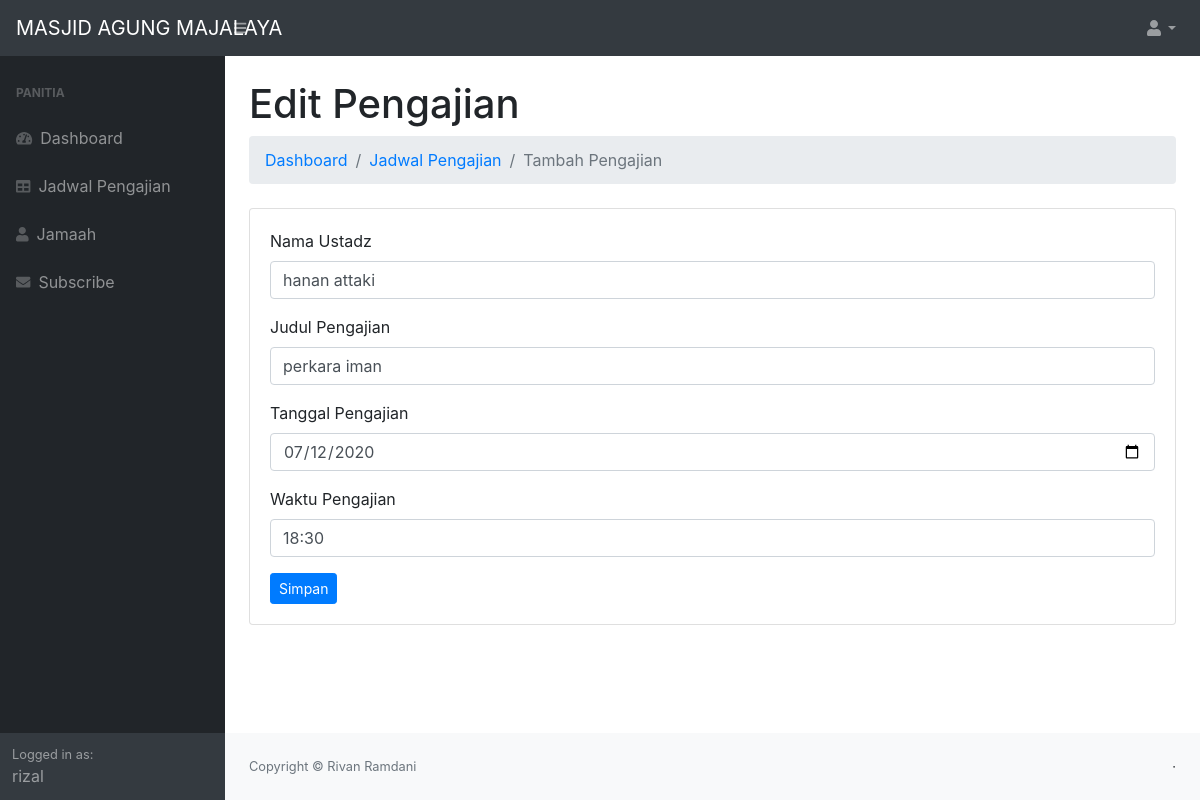
/panitia/jadwal-pengajian/edit.php?id=11 (signed in), run on the app's committed database.
### tables this page shows
CREATE TABLE `pengajian` (
  `id_pengajian` int(11) NOT NULL,
  `nama_ustadz` varchar(128) NOT NULL,
  `judul_pengajian` varchar(256) NOT NULL,
  `tanggal_pengajian` date NOT NULL,
  `jam` varchar(10) NOT NULL
);

### panitia/jadwal-pengajian/edit.php (the view, shortened to what this page needs)
<?php
    require '../../function/koneksi.php';
	require '../../templates/header.php';
	require '../../templates/sidebar.php';
    $id = $_GET['id'];
    $query = mysqli_query($koneksi, "SELECT * FROM pengajian WHERE id_pengajian = '$id'");
    $row = mysqli_fetch_assoc($query);
?>
<div id="layoutSidenav_content">
        <main>
            <div class="container-fluid">
                <h1 class="mt-4">Edit Pengajian</h1>
                <ol class="breadcrumb mb-4">
                    <li class="breadcrumb-item"><a href="<?php echo base_url; ?>panitia/dashboard.php">Dashboard</a></li>
                    <li class="breadcrumb-item"><a href="<?php echo base_url; ?>panitia/jadwal-pengajian">Jadwal Pengajian</a></li>
                    <li class="breadcrumb-item active">Tambah Pengajian</li>
                </ol>
                <div class="card mb-4">
                    <div class="card-body">
                    	<form action="" method="post">
                    		<div class="form-group">
                    			<label>Nama Ustadz</label>
                    			<input type="text" name="nama_ustadz" class="form-control" value="<?php echo $row['nama_ustadz']; ?>">
                    		</div>
                    		<div class="form-group">
                    			<label>Judul Pengajian</label>
								<input type="text" name="judul_pengajian" class="form-control" value="<?php echo $row['judul_pengajian']; ?>">
                    		</div>
                    		<div class="form-group">
                    			<label>Tanggal Pengajian</label>
								<input type="date" name="tanggal_pengajian" class="form-control" value="<?php echo $row['tanggal_pengajian']; ?>">
                    		</div>
                    		<div class="form-group clockpicker">
                    			<label>Waktu Pengajian</label>
							    <input type="text" class="form-control" name="jam" value="<?php echo $row['jam']; ?>">
							</div>
							<button type="submit" name="submit" class="btn btn-primary btn-sm">Simpan</button>
                    	</form>
                    </div>
                </div>
            </div>
        </main>
        <footer class="py-4 bg-light mt-auto">
            <div class="container-fluid">
                <div class="d-flex align-items-center justify-content-between small">
                    <div class="text-muted">Copyright &copy; Rivan Ramdani</div>
                    <div>
                        &middot;
                    </div>
                </div>
            </div>
        </footer>
    </div>
</div>
<?php require '../../templates/footer.php'; ?>

### data on the page
pengajian: nama_ustadz "hanan attaki", judul_pengajian "perkara iman", tanggal_pengajian "07/12/2020", jam "18:30"

### other printed values
$_SESSION['user']['nama'] "rizal"
